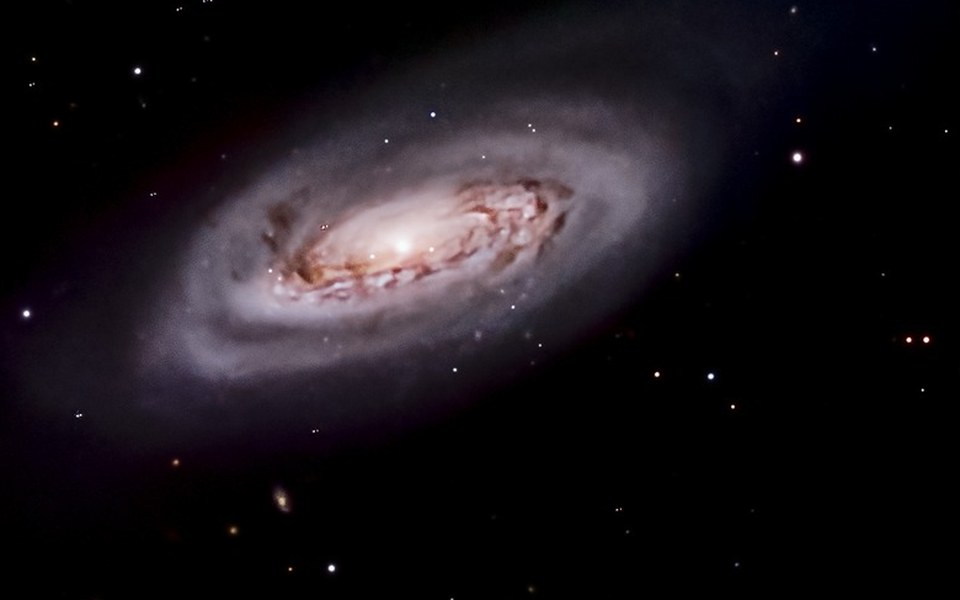
#> input picture herramientas/fotos/galaxia-m90.jpg, 960 x 600 px; the run also reads 1 picture not shown here
$ python dibujos_lanzador.py
#> lines starting #> are read from the running program, lines starting #| are printed output that depends on the picture; after the words box and inside, x2 and y2 are one past the last pixel; in counts of white or black regions, pixels touching at a corner belong together
"""Dibujos de la ventana de inicio de ASTRO (lanzador).

Genera en ../imagenes/ la cabecera y una ilustración por cada apartado. Se dibujan a 3× y se reducen,
para que salgan suaves. Las galaxias, nebulosas y campos de estrellas no se dibujan: son recortes de
astrofotos reales de Tomás Moreno González (M 90, NGC 7000, NGC 2264, un cúmulo de Abell y el Tiburón),
que están en herramientas/fotos/. Lo demás (tarjetas, telescopios, flechas, la Luna) sí es dibujo.
Se dibujan a 3× y se reducen,
para que salgan suaves. En ../imagenes/web/ deja las versiones para la aplicación web (a 2×, en JPG): la
cabecera, cada dibujo suelto y una banda ancha por apartado para la cabecera de sus ventanas. Hace falta Pillow solo para fabricarlos (la aplicación usa los PNG ya hechos):

    python3 herramientas/dibujos_lanzador.py
"""
import math, os, random
from PIL import Image, ImageChops, ImageDraw, ImageEnhance, ImageFilter, ImageOps

S = 3                                   # sobremuestreo
AQUI = os.path.dirname(os.path.abspath(__file__))
SALIDA = os.path.join(AQUI, "..", "imagenes")
TARJ = (264, 132)                       # lienzo de cada dibujo de apartado (se dibuja a este tamaño)
TARJ_FINAL = (168, 84)                  # tamaño con el que se guarda (diez apartados en dos filas de cinco)
CAB = (1100, 176)                       # tamaño final de la cabecera (la ventana de inicio mide 1080)

NOCHE1, NOCHE2 = (18, 14, 40), (46, 30, 86)
VIOLETA, VIOLETA2, LILA = (91, 44, 135), (142, 91, 194), (201, 174, 240)
ORO, VERDE, ROJO, BLANCO = (242, 193, 78), (74, 196, 128), (232, 86, 86), (245, 242, 252)


def lienzo(w, h):
    return Image.new("RGBA", (w * S, h * S), (0, 0, 0, 0))


def degradado(w, h, arriba, abajo, diagonal=False):
    im = Image.new("RGBA", (w * S, h * S))
    px = im.load()
    W, H = w * S, h * S
    for y in range(H):
        for x in range(0, W, 1 if diagonal else W):
            t = (y / H * 0.75 + x / W * 0.25) if diagonal else y / H
            c = tuple(int(arriba[i] + (abajo[i] - arriba[i]) * t) for i in range(3)) + (255,)
            if diagonal:
                px[x, y] = c
            else:
                for xx in range(W):
                    px[xx, y] = c
    return im


def estrellas(im, n, semilla, zona=None, brillo=1.0, tam=1.0):
    rnd = random.Random(semilla)
    d = ImageDraw.Draw(im)
    W, H = im.size
    x0, y0, x1, y1 = zona or (0, 0, W, H)
    for _ in range(n):
        x, y = rnd.uniform(x0, x1), rnd.uniform(y0, y1)
        r = rnd.choice([0.5, 0.6, 0.8, 0.8, 1.0, 1.4]) * S * tam
        a = int(rnd.uniform(90, 255) * brillo)
        d.ellipse([x - r, y - r, x + r, y + r], fill=(255, 255, 255, min(255, a)))


def brillo_estrella(im, x, y, r, color=(255, 255, 255)):
    """Estrella brillante con halo y cruz."""
    capa = Image.new("RGBA", im.size, (0, 0, 0, 0))
    d = ImageDraw.Draw(capa)
    for k, a in ((4.5, 40), (2.6, 90), (1.4, 200)):
        d.ellipse([x - r * k, y - r * k, x + r * k, y + r * k], fill=color + (a,))
    d.line([x - r * 6, y, x + r * 6, y], fill=color + (150,), width=max(1, int(r * 0.35)))
    d.line([x, y - r * 6, x, y + r * 6], fill=color + (150,), width=max(1, int(r * 0.35)))
    capa = capa.filter(ImageFilter.GaussianBlur(r * 0.35))
    im.alpha_composite(capa)
    ImageDraw.Draw(im).ellipse([x - r, y - r, x + r, y + r], fill=color + (255,))


def mancha(im, caja, color, desenfoque, alfa=255):
    capa = Image.new("RGBA", im.size, (0, 0, 0, 0))
    ImageDraw.Draw(capa).ellipse(caja, fill=color + (alfa,))
    im.alpha_composite(capa.filter(ImageFilter.GaussianBlur(desenfoque)))


FOTOS = os.path.join(AQUI, "fotos")      # recortes de astrofotos reales de Tomás Moreno González
FOTO_OBJETO = {"galaxia": "galaxia-m90.jpg", "nebulosa": "nebulosa-ngc7000.jpg", "cumulo": "cumulo-abell.jpg",
               "ninguno": "campo-tiburon.jpg"}
_FOTOS = {}


def foto(nombre):
    if nombre not in _FOTOS:
        _FOTOS[nombre] = Image.open(os.path.join(FOTOS, nombre)).convert("RGB")
    return _FOTOS[nombre]


def recorte(nombre, w, h, cx=0.5, cy=0.5, zoom=1.0):
    """La foto recortada con la proporción w:h alrededor de (cx, cy) y reducida a w × h; con zoom > 1 se acerca."""
    im = foto(nombre)
    W, H = im.size
    cw = W / zoom
    ch = cw * h / w
    if ch > H / zoom:
        ch = H / zoom
        cw = ch * w / h
    x0 = min(max(cx * W - cw / 2, 0), W - cw)
    y0 = min(max(cy * H - ch / 2, 0), H - ch)
    return im.crop((int(x0), int(y0), int(x0 + cw), int(y0 + ch))).resize((int(w), int(h)), Image.LANCZOS)


def foto_en_cielo(im, nombre, caja, zoom=1.0, cx=0.5, cy=0.5, fuerza=1.0):
    """Funde una foto real con el cielo dibujado, en modo trama (el negro de la foto no tapa el degradado) y con los
    bordes difuminados, para que el objeto parezca estar en ese cielo."""
    x0, y0, x1, y1 = [int(v) for v in caja]
    w, h = x1 - x0, y1 - y0
    f = recorte(nombre, w, h, cx, cy, zoom)
    if fuerza != 1.0:
        f = ImageEnhance.Brightness(f).enhance(fuerza)
    mezcla = ImageChops.screen(im.crop((x0, y0, x1, y1)).convert("RGB"), f).convert("RGBA")
    r = min(w, h) * 0.1                     # el difuminado no llega al borde del recorte: no se nota ningún rectángulo
    m = Image.new("L", (w, h), 0)
    ImageDraw.Draw(m).ellipse([2.2 * r, 2.2 * r, w - 2.2 * r, h - 2.2 * r], fill=255)
    im.paste(mezcla, (x0, y0), m.filter(ImageFilter.GaussianBlur(r)))


# [6 lines left out: function redondear, not called in this run]


ORIGINALES = {}                         # dibujos a tamaño completo, para las versiones web


def guardar(im, nombre, tam):
    ORIGINALES[nombre] = im
    im = im.resize(tam, Image.LANCZOS)
    os.makedirs(SALIDA, exist_ok=True)
    im.save(os.path.join(SALIDA, nombre), optimize=True)


# ───────────────────────── versiones para la aplicación web ─────────────────────────
WEB = os.path.join(SALIDA, "web")
BANDA = (900, 120)                      # banda de cabecera: cielo a la izquierda (para el título) y el dibujo a la derecha
BANDA_DIBUJO = (240, 120)               # el dibujo dentro de la banda
BANDA_MARGEN = 100                      # cielo a la derecha del dibujo (ahí va el botón «Cerrar»)


def _jpg(im, nombre, tam):
    os.makedirs(WEB, exist_ok=True)
    im.convert("RGB").resize(tam, Image.LANCZOS).save(os.path.join(WEB, nombre), quality=86, optimize=True, progressive=True)


# [57 lines left out: functions banda, versiones_web, not called in this run]


def fondo_tarjeta(semilla):
    w, h = TARJ
    im = degradado(w, h, NOCHE1, NOCHE2, diagonal=True)
    estrellas(im, 55, semilla, brillo=0.7, tam=0.8)
    return im


def marco(im, x, y, w, h, relleno=(10, 10, 22), borde=(255, 255, 255, 90), radio=5):
    d = ImageDraw.Draw(im)
    d.rounded_rectangle([x, y, x + w, y + h], radius=radio * S, fill=relleno + (255,) if len(relleno) == 3 else relleno,
                        outline=borde, width=S)


def check(im, x, y, r, color):
    d = ImageDraw.Draw(im)
    d.ellipse([x - r, y - r, x + r, y + r], fill=color + (255,))
    d.line([(x - r * 0.45, y + r * 0.02), (x - r * 0.1, y + r * 0.38), (x + r * 0.5, y - r * 0.35)], fill=(255, 255, 255, 255),
           width=int(r * 0.28), joint="curve")


def cruz(im, x, y, r, color):
    d = ImageDraw.Draw(im)
    d.ellipse([x - r, y - r, x + r, y + r], fill=color + (255,))
    k = r * 0.38
    d.line([x - k, y - k, x + k, y + k], fill=(255, 255, 255, 255), width=int(r * 0.28))
    d.line([x - k, y + k, x + k, y - k], fill=(255, 255, 255, 255), width=int(r * 0.28))


def flecha(im, puntos, color, grosor):
    d = ImageDraw.Draw(im)
    d.line(puntos, fill=color, width=grosor, joint="curve")
    (x0, y0), (x1, y1) = puntos[-2], puntos[-1]
    ang = math.atan2(y1 - y0, x1 - x0)
    L = grosor * 3.2
    p1 = (x1 - L * math.cos(ang - 0.5), y1 - L * math.sin(ang - 0.5))
    p2 = (x1 - L * math.cos(ang + 0.5), y1 - L * math.sin(ang + 0.5))
    d.polygon([(x1 + math.cos(ang) * grosor, y1 + math.sin(ang) * grosor), p1, p2], fill=color)


def toma(im, x, y, w, h, semilla, objeto="galaxia", ruido=0.0, traza=False, mono=False):
    """Una toma en miniatura: un recorte de una astrofoto real, en gris si es de una cámara monocroma."""
    marco(im, x, y, w, h, relleno=(8, 8, 18))
    rnd = random.Random(semilla)
    sub = recorte(FOTO_OBJETO.get(objeto, FOTO_OBJETO["ninguno"]), w, h, 0.5 + rnd.uniform(-0.05, 0.05),
                  0.5 + rnd.uniform(-0.05, 0.05), 1.0 + rnd.uniform(0.0, 0.12))
    if mono:
        sub = ImageOps.colorize(ImageOps.autocontrast(ImageOps.grayscale(sub), cutoff=0.5), (4, 4, 10), (236, 234, 246))
    if ruido:
        sub = ImageEnhance.Brightness(sub).enhance(0.8)
    sub = sub.convert("RGBA")
    if ruido:
        rnd = random.Random(semilla + 3)
        dd = ImageDraw.Draw(sub)
        for _ in range(int(w * h * ruido / (S * S))):
            px, py = rnd.uniform(0, w), rnd.uniform(0, h)
            v = rnd.randint(40, 120)
            dd.point((px, py), fill=(v, v, v + 10, 255))
    if traza:
        ImageDraw.Draw(sub).line([w * 0.05, h * 0.9, w * 0.95, h * 0.15], fill=(255, 255, 255, 220), width=S)
    m = Image.new("L", sub.size, 0)
    ImageDraw.Draw(m).rounded_rectangle([0, 0, sub.size[0] - 1, sub.size[1] - 1], radius=5 * S, fill=255)
    im.paste(sub, (int(x), int(y)), m)
    ImageDraw.Draw(im).rounded_rectangle([x, y, x + w, y + h], radius=5 * S, outline=(255, 255, 255, 110), width=S)


# ───────────────────────── dibujos ─────────────────────────

def cabecera():
    w, h = CAB
    im = degradado(w, h, (20, 12, 44), (70, 36, 112), diagonal=True)
    # Vía Láctea: banda difusa en diagonal
    banda = Image.new("RGBA", im.size, (0, 0, 0, 0))
    d = ImageDraw.Draw(banda)
    for i in range(14):
        t = i / 13
        cx, cy = (0.35 + 0.6 * t) * w * S, (1.15 - 1.3 * t) * h * S
        r = (60 + 40 * math.sin(t * 5)) * S
        d.ellipse([cx - r * 1.6, cy - r, cx + r * 1.6, cy + r], fill=(200, 175, 255, 38))
    im.alpha_composite(banda.filter(ImageFilter.GaussianBlur(28 * S)))
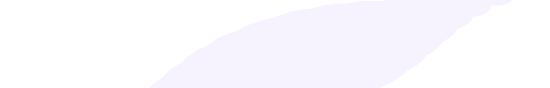
#> banda: PIL image 3300x528 RGBA (shown at 1/6 size); mean R, G, B, A 80.4, 70.3, 102.5, 15.3; transparent parts drawn white
    estrellas(im, 300, 11, brillo=0.7, tam=0.8)
    estrellas(im, 160, 12, zona=(0.45 * w * S, 0, w * S, h * S), brillo=0.5, tam=0.7)
    for x, y, r in ((0.62, 0.22, 2.2), (0.78, 0.62, 1.6), (0.9, 0.18, 2.6), (0.55, 0.75, 1.3), (0.97, 0.45, 1.5)):
        brillo_estrella(im, x * w * S, y * h * S, r * S)
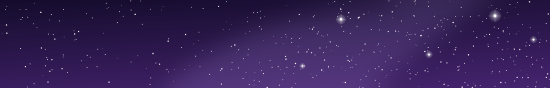
#> im: PIL image 3300x528 RGBA (shown at 1/6 size); mean R, G, B, A 53.2, 32.4, 86.7, 254.2; transparent parts drawn white
    foto_en_cielo(im, "galaxia-m90.jpg", (0.84 * w * S - 96 * S, 0.4 * h * S - 50 * S, 0.84 * w * S + 96 * S, 0.4 * h * S + 50 * S), zoom=1.25)
#> in foto, returned value is the input picture: PIL image 960x600 RGB; mean R, G, B 26, 21.4, 26
#> in recorte, `return im.crop((int(x0), int(y0), int(x0 + cw), int(y0 + ch))).resize(..`:
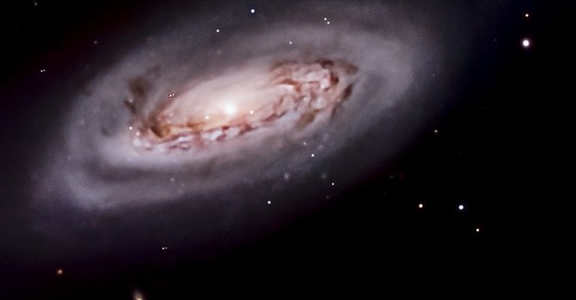
#> returned value: PIL image 576x300 RGB; mean R, G, B 44.7, 36.9, 43.4
#> in foto_en_cielo, `mezcla = ImageChops.screen(im.crop((x0, y0, x1, y1)).convert("RGB"), f..`:
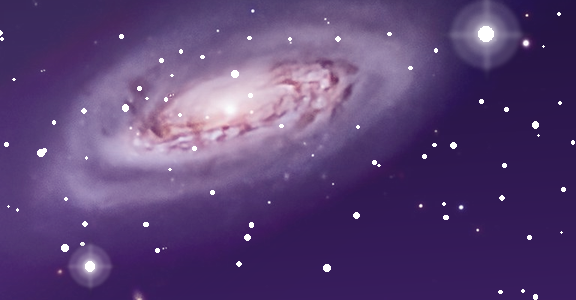
#> mezcla: PIL image 576x300 RGBA; mean R, G, B, A 90.4, 66.3, 116.8, 255
#> in foto_en_cielo, `ImageDraw.Draw(m).ellipse([2.2 * r, 2.2 * r, w - 2.2 * r, h - 2.2 * r]..`:
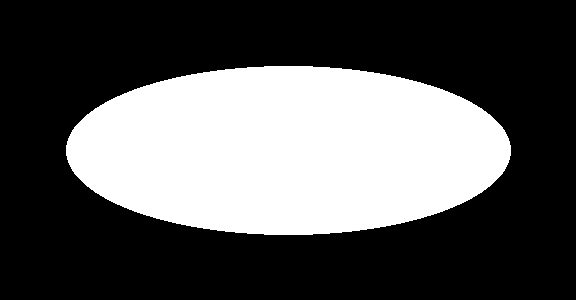
#> m: PIL image 576x300 L; 34.2% white; 1 white region, box (x1, y1, x2, y2) and area: (66, 66, 511, 235) 59061
    # colinas y un telescopio en silueta
    d = ImageDraw.Draw(im)
    pts = [(0, h * S)] + [(x * S, (h - 26 - 12 * math.sin(x / 60) - 8 * math.sin(x / 23)) * S) for x in range(0, w + 1, 10)] + [(w * S, h * S)]
    d.polygon(pts, fill=(12, 8, 26, 255))
    bx, by = 0.7 * w * S, (h - 30) * S
    d.line([bx, by, bx - 20 * S, by + 24 * S], fill=(12, 8, 26, 255), width=3 * S)
    d.line([bx, by, bx + 18 * S, by + 24 * S], fill=(12, 8, 26, 255), width=3 * S)
    d.line([bx, by, bx, by + 26 * S], fill=(12, 8, 26, 255), width=3 * S)
    tubo = Image.new("RGBA", im.size, (0, 0, 0, 0))
    ImageDraw.Draw(tubo).rounded_rectangle([bx - 30 * S, by - 9 * S, bx + 34 * S, by + 4 * S], radius=3 * S, fill=(12, 8, 26, 255))
    im.alpha_composite(tubo.rotate(28, center=(bx, by), resample=Image.BICUBIC))
    guardar(im, "cabecera.png", CAB)


def d_anadir():
    w, h = TARJ
    im = fondo_tarjeta(1)
#> in fondo_tarjeta, `im = degradado(w, h, NOCHE1, NOCHE2, diagonal=True)`:
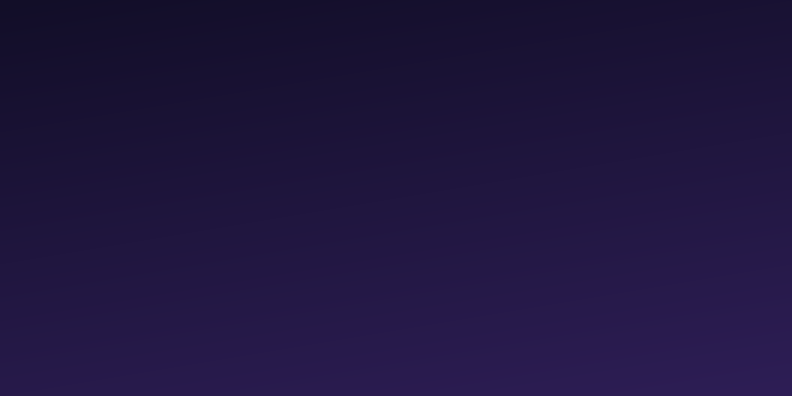
#> im: PIL image 792x396 RGBA; mean R, G, B, A 31.5, 21.5, 62.4, 255
    d = ImageDraw.Draw(im)
    # tarjeta de memoria
    x, y = 26 * S, 30 * S
    d.polygon([(x, y), (x + 40 * S, y), (x + 52 * S, y + 12 * S), (x + 52 * S, y + 72 * S), (x, y + 72 * S)], fill=(60, 52, 96, 255), outline=(200, 190, 240, 255))
    for i in range(5):
        d.rectangle([x + (6 + i * 8) * S, y + 6 * S, x + (10 + i * 8) * S, y + 18 * S], fill=ORO + (255,))
    ImageDraw.Draw(im).rounded_rectangle([x + 8 * S, y + 36 * S, x + 44 * S, y + 62 * S], radius=3 * S, outline=(230, 225, 250, 200), width=S)
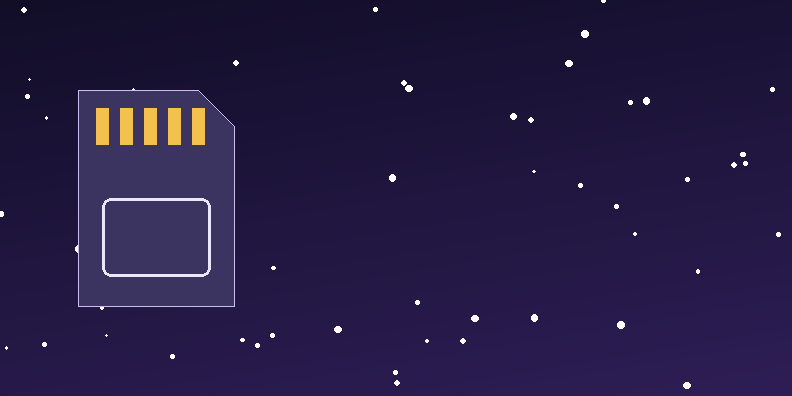
#> im: PIL image 792x396 RGBA; mean R, G, B, A 37.8, 27.7, 67.8, 254.3; transparent parts drawn white
    # flecha hacia las tomas
    flecha(im, [(88 * S, 66 * S), (126 * S, 66 * S)], LILA + (255,), 4 * S)
#> in flecha, `(x0, y0), (x1, y1) = puntos[-2], puntos[-1]`: x0 = 264; y0 = 198; x1 = 378; y1 = 198
#> (the rest of the program and of its run is left out)
